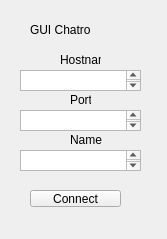
<?xml version="1.0" encoding="UTF-8"?>
<ui version="4.0">
 <class>Form</class>
 <widget class="QWidget" name="Form">
  <property name="geometry">
   <rect>
    <x>0</x>
    <y>0</y>
    <width>167</width>
    <height>239</height>
   </rect>
  </property>
  <property name="windowTitle">
   <string>Form</string>
  </property>
  <widget class="QLabel" name="label_3">
   <property name="geometry">
    <rect>
     <x>70</x>
     <y>130</y>
     <width>41</width>
     <height>20</height>
    </rect>
   </property>
   <property name="text">
    <string>Name</string>
   </property>
  </widget>
  <widget class="QTextEdit" name="textEdit_3">
   <property name="geometry">
    <rect>
     <x>20</x>
     <y>150</y>
     <width>121</width>
     <height>21</height>
    </rect>
   </property>
  </widget>
  <widget class="QLabel" name="label_4">
   <property name="geometry">
    <rect>
     <x>70</x>
     <y>90</y>
     <width>21</width>
     <height>20</height>
    </rect>
   </property>
   <property name="text">
    <string>Port</string>
   </property>
  </widget>
  <widget class="QTextEdit" name="portTextEdit">
   <property name="geometry">
    <rect>
     <x>20</x>
     <y>110</y>
     <width>121</width>
     <height>21</height>
    </rect>
   </property>
  </widget>
  <widget class="QLabel" name="label_5">
   <property name="geometry">
    <rect>
     <x>60</x>
     <y>50</y>
     <width>41</width>
     <height>20</height>
    </rect>
   </property>
   <property name="text">
    <string>Hostname</string>
   </property>
  </widget>
  <widget class="QTextEdit" name="HosttextEdit">
   <property name="geometry">
    <rect>
     <x>20</x>
     <y>70</y>
     <width>121</width>
     <height>21</height>
    </rect>
   </property>
  </widget>
  <widget class="QLabel" name="label">
   <property name="geometry">
    <rect>
     <x>30</x>
     <y>20</y>
     <width>61</width>
     <height>20</height>
    </rect>
   </property>
   <property name="text">
    <string>GUI Chatroom</string>
   </property>
  </widget>
  <widget class="QPushButton" name="connectButton">
   <property name="geometry">
    <rect>
     <x>30</x>
     <y>190</y>
     <width>91</width>
     <height>17</height>
    </rect>
   </property>
   <property name="text">
    <string>Connect</string>
   </property>
  </widget>
 </widget>
 <resources/>
 <connections/>
</ui>
